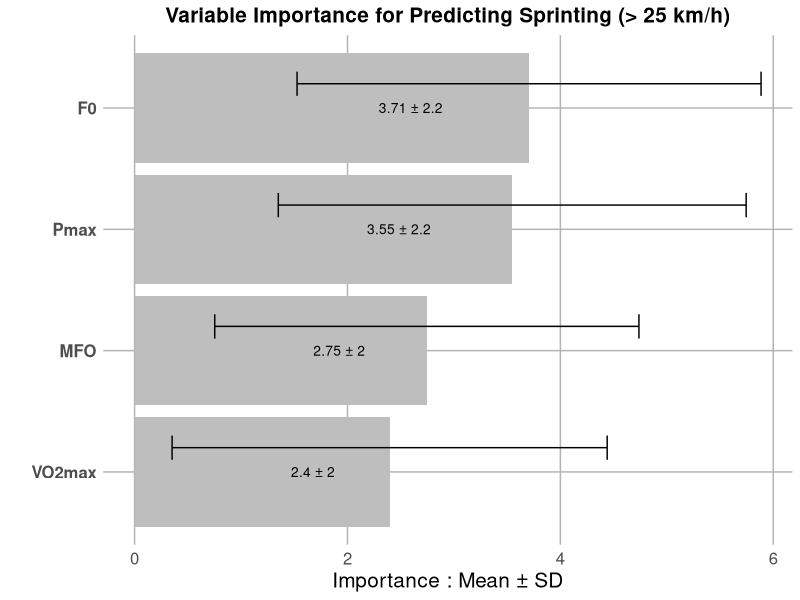
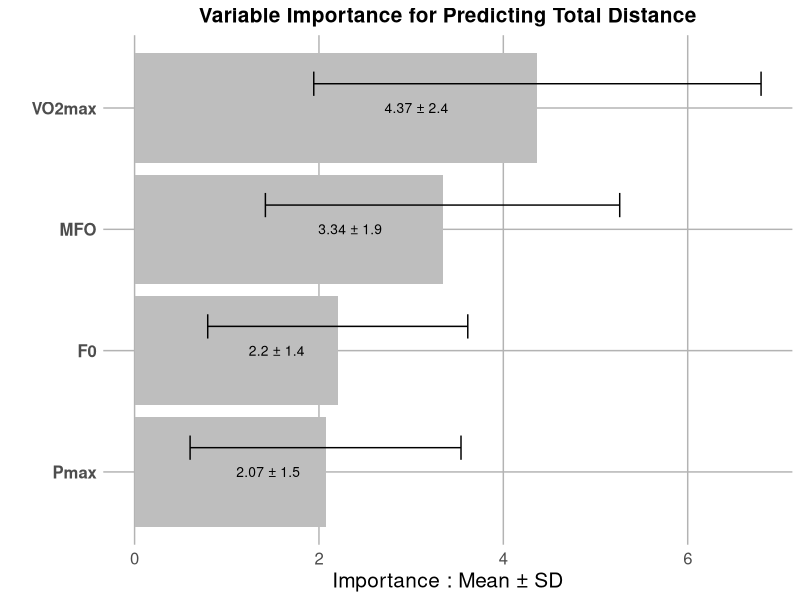
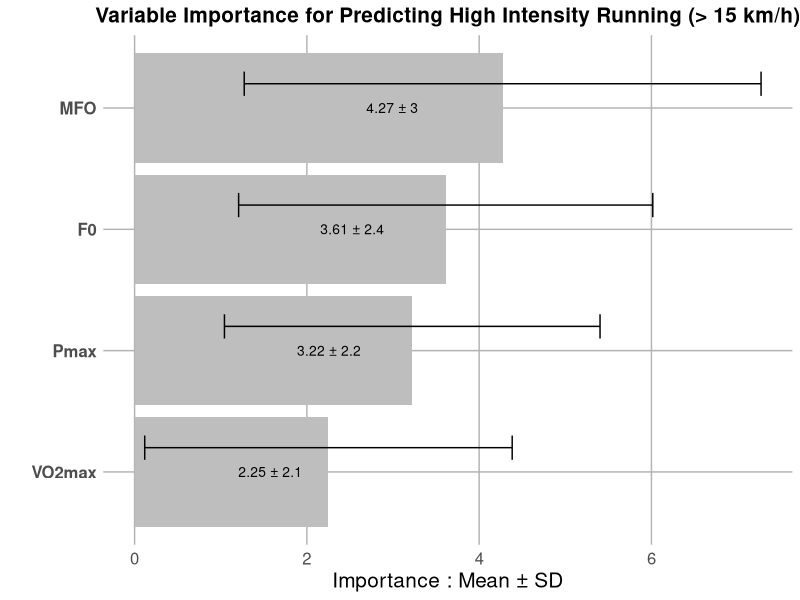
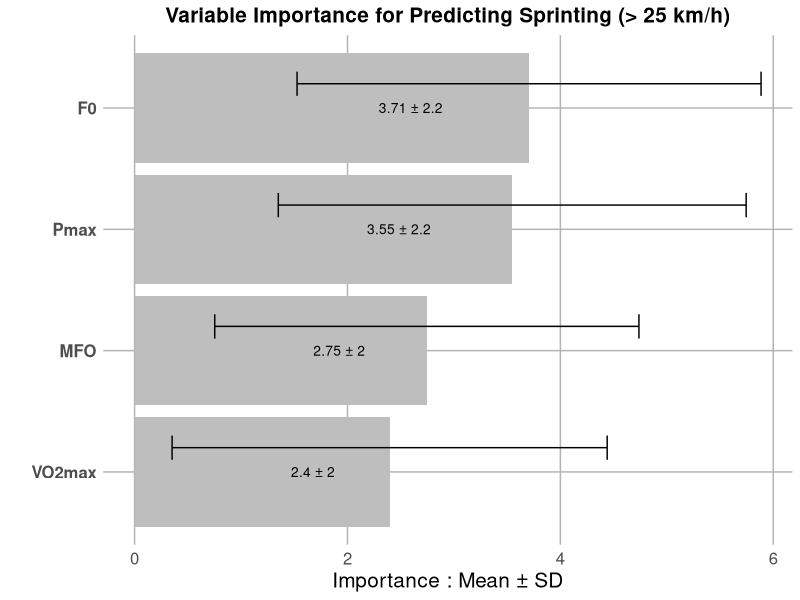
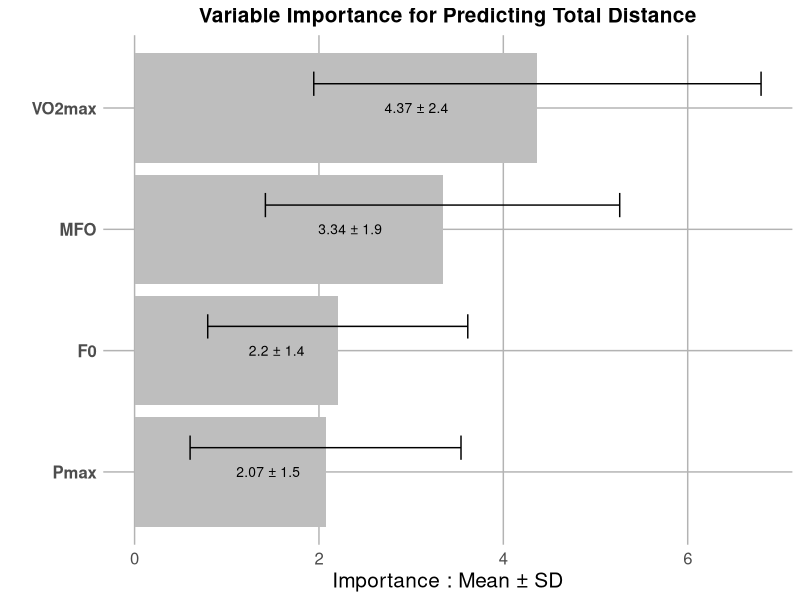
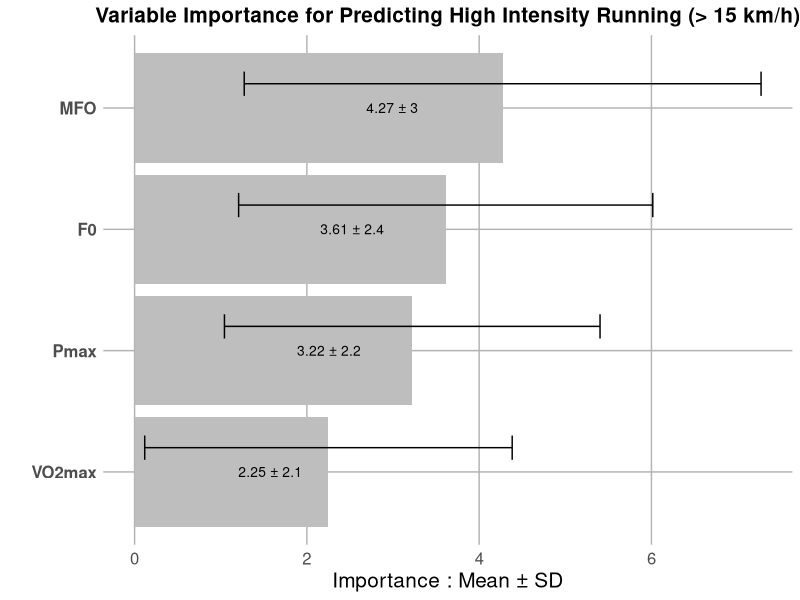

Generate these figures, in order, with R:
# Charger les bibliothèques nécessaires
library(dplyr)
library(rpart)
library(ggplot2)
library(tidyr)

# Définir le répertoire de travail
setwd("C:/Users/pierh/Stage Master 2/Data/Article")

# Lire les données
df_standardized <- read.csv2("data_standardized.csv", sep=',', dec=".", check.names=F, fileEncoding = "LATIN1")

# Initialiser une fonction pour traiter les différentes variables
process_variable <- function(variable_name, df) {
  donnees <- df %>%
    select(MFO, VO2max, F0, Pmax, all_of(variable_name)) %>%
    rename(Dist = all_of(variable_name))
  
  # Noms de toutes les variables prédictives
  all_variables <- names(donnees)[names(donnees) != "Dist"]
  
  # Initialisation de la liste pour stocker les importances de toutes les variables
  importances_list <- vector("list", 1000)
  
  for (i in 1:1000) {
    # Générer un échantillon bootstrap
    bootstrap_sample <- donnees[sample(1:nrow(donnees), replace = TRUE), ]
    
    # Ajuster l'arbre de décision
    model <- rpart(Dist ~ ., data = bootstrap_sample)
    
    # Initialiser un vecteur d'importance avec zéro pour toutes les variables
    current_importances <- setNames(rep(0, length(all_variables)), all_variables)
    
    # Remplir avec les importances réelles du modèle
    if (!is.null(model$variable.importance)) {
      current_importances[names(model$variable.importance)] <- model$variable.importance
    }
    
    # Stocker l'importance des variables
    importances_list[[i]] <- current_importances
  }
  
  # Transformer la liste en data frame pour le traitement
  importance_df <- do.call(rbind, importances_list) %>% 
    as.data.frame() %>%
    summarise_all(mean, na.rm = TRUE) %>%
    pivot_longer(cols = everything(), names_to = "Variable", values_to = "Importance")
  
  importance_sd <- do.call(rbind, importances_list) |>
    as.data.frame() |> summarise_all(sd,na.rm=TRUE) |>
    pivot_longer(cols = everything(), names_to = "Variable", values_to = "SD")
  
  # Fusion des moyennes et des écarts-types dans un seul dataframe
  importance_df <- left_join(importance_df, importance_sd, by = "Variable")
  
  # Trier par importance pour une meilleure visualisation
  importance_df <- importance_df %>% 
    arrange(desc(Importance))
  
  # Création du graphique avec des annotations à l'intérieur des barres
  plot_1 <- ggplot(importance_df, aes(x = reorder(Variable, Importance), y = Importance)) +
    geom_col(fill = "grey") +
    geom_text(aes(label = paste(round(Importance, 2), "±", round(SD, 1))),
              position = position_stack(vjust = 0.7),  # Centrage des étiquettes à l'intérieur des barres
              color = "black",  # Couleur noire pour contraste avec fond gris
              size = 3.5) +
    geom_errorbar(aes(ymin = Importance - SD, ymax = Importance + SD),
                  width = 0.2,  # Largeur des barres d'erreur
                  color = "black",
                  position = position_nudge(x = 0.2)) +  # Couleur des barres d'erreur
    theme_minimal() +
    theme(
      plot.title = element_text(size = 15, color = "black", hjust = 0.5, face = 'bold'),
      axis.text.x = element_text(size = 12),
      axis.text.y = element_text(size = 12, face = "bold"),
      panel.background = element_rect(fill = "white", color = NA),
      plot.background = element_rect(fill = "white", color = NA),
      axis.title.x = element_text(size = 15, color = "black"),
      axis.title.y = element_text(size = 15, color = "black"),
      panel.grid.major = element_line(color = "grey70"),
      panel.grid.minor = element_blank()) +
    labs(
      x = "", y = "Importance : Mean ± SD", title = paste("Variable Importance for Predicting", variable_name)
    ) + coord_flip()
  
  print(plot_1)
}

# Liste des variables à analyser
variables_to_analyze <- c("Sprinting (> 25 km/h)", "Total Distance", "High Intensity Running (> 15 km/h)")

# Appliquer la fonction pour chaque variable
lapply(variables_to_analyze, process_variable, df = df_standardized)